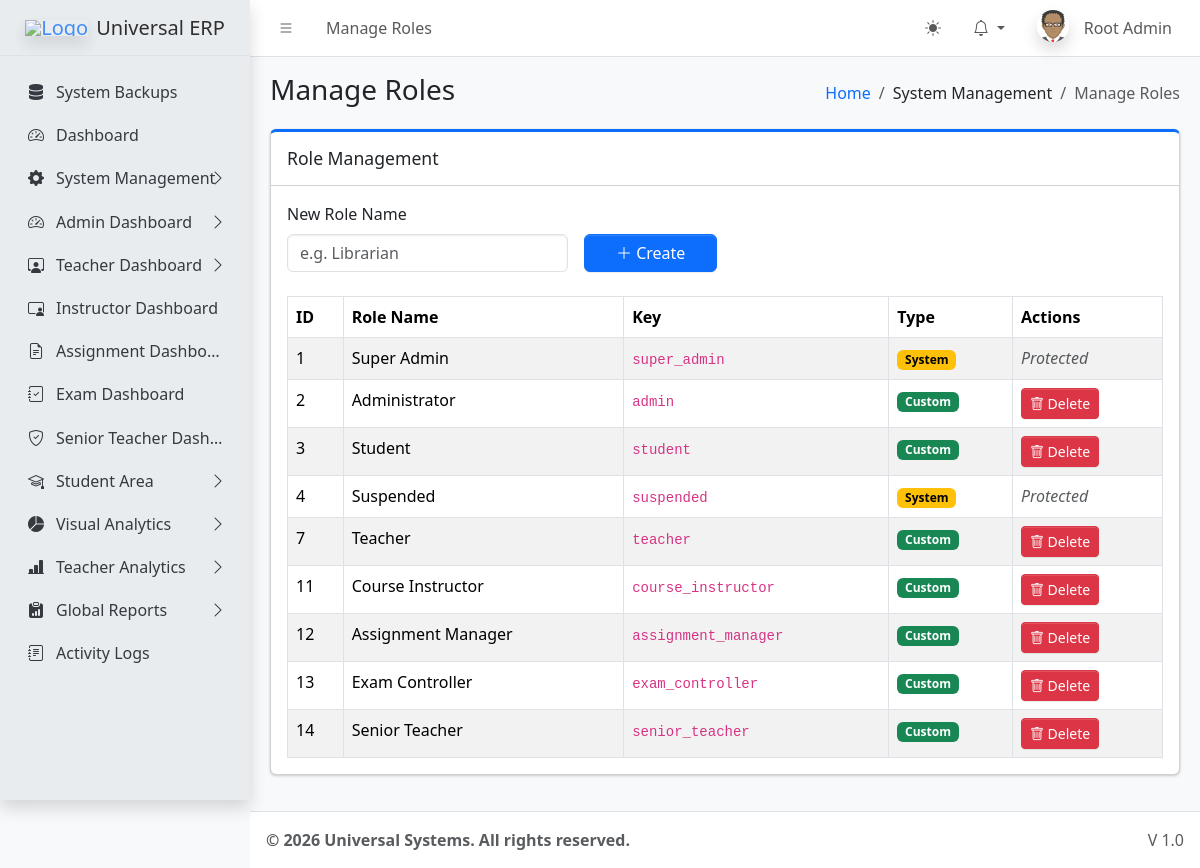
/dashboards/super_admin/manage_roles.php (signed in), run on the app's committed database.
### tables this page shows
CREATE TABLE `sys_pages` (
  `id` int(11) NOT NULL,
  `parent_id` int(11) DEFAULT 0,
  `page_name` varchar(100) NOT NULL,
  `page_url` varchar(255) DEFAULT '#',
  `icon_class` varchar(50) DEFAULT 'bi bi-circle',
  `sort_order` int(11) DEFAULT 0
);

CREATE TABLE `sys_roles` (
  `id` int(11) NOT NULL,
  `role_name` varchar(50) NOT NULL,
  `role_key` varchar(50) NOT NULL,
  `is_system_role` tinyint(1) DEFAULT 0 COMMENT '1=Cannot Delete'
);

### dashboards/super_admin/manage_roles.php (the view, shortened to what this page needs)
<?php
require_once '../../includes/header.php';
?>
<div class="card card-primary card-outline mb-4">
    <div class="card-header">
        <h3 class="card-title">Role Management</h3>
    </div>
    <div class="card-body">
        <form method="POST" class="row g-3 mb-4 align-items-end">
            <div class="col-md-4">
                <label class="form-label">New Role Name</label>
                <input type="text" name="role_name" class="form-control" required placeholder="e.g. Librarian">
            </div>
            <div class="col-md-2">
                <button type="submit" name="create_role" class="btn btn-primary w-100"><i class="bi bi-plus-lg"></i> Create</button>
            </div>
        </form>
        <table class="table table-bordered table-striped">
            <thead>
                <tr>
                    <th>ID</th>
                    <th>Role Name</th>
                    <th>Key</th>
                    <th>Type</th>
                    <th>Actions</th>
                </tr>
            </thead>
            <tbody>
                <?php
                $stmt = $pdo->query("SELECT * FROM sys_roles");
                while($row = $stmt->fetch()):
                    $badge = $row['is_system_role'] ? '<span class="badge text-bg-warning">System</span>' : '<span class="badge text-bg-success">Custom</span>';
                ?>
                <tr>
                    <td><?= $row['id'] ?></td>
                    <td><?= htmlspecialchars($row['role_name']) ?></td>
                    <td><code><?= $row['role_key'] ?></code></td>
                    <td><?= $badge ?></td>
                    <td>
                        <?php if(!$row['is_system_role']): ?>
                        <a href="?delete=<?= $row['id'] ?>" class="btn btn-sm btn-danger" onclick="return confirm('Users with this role will be suspended. Continue?')">
                            <i class="bi bi-trash"></i> Delete
                        </a>
                        <?php else: ?>
                            <span class="text-muted fst-italic">Protected</span>
                        <?php endif; ?>
                    </td>
                </tr>
                <?php endwhile; ?>
            </tbody>
        </table>
    </div>
</div>
<?php require_once '../../includes/footer.php'; ?>

### includes/header.php (shortened to what this page needs)
<?php
require_once __DIR__ . '/../core/session.php';
$settings = [];
$stmt = $pdo->query("SELECT * FROM system_settings");
while ($row = $stmt->fetch()) {
    $settings[$row['setting_key']] = $row['setting_value'];
}
$current_url = substr($_SERVER['SCRIPT_NAME'], strlen('/universal/'));
$pageStmt = $pdo->prepare("SELECT * FROM sys_pages WHERE page_url LIKE ? LIMIT 1");
$pageStmt->execute(["%$current_url%"]);
$currentPageData = $pageStmt->fetch();
$pageTitle = $currentPageData['page_name'] ?? 'Dashboard';
$pageId = $currentPageData['id'] ?? 0;
$breadcrumbs = [];
if ($currentPageData) {
    $crumbId = $currentPageData['id'];
    while($crumbId != 0) {
        $crumbStmt = $pdo->prepare("SELECT id, parent_id, page_name, page_url FROM sys_pages WHERE id = ?");
        $crumbStmt->execute([$crumbId]);
        $crumb = $crumbStmt->fetch();
        array_unshift($breadcrumbs, $crumb);
        $crumbId = $crumb['parent_id'];
    }
}
?>
<!DOCTYPE html>
<html lang="en"> <head>
    <link rel="stylesheet" href="<?= BASE_URL ?>assets/css/bootstrap.min.css" />
    <link rel="stylesheet" href="<?= BASE_URL ?>assets/css/bootstrap-icons.css" />
    <link rel="stylesheet" href="<?= BASE_URL ?>assets/css/adminlte.min.css" />
    <link rel="stylesheet" href="https://cdnjs.cloudflare.com/ajax/libs/font-awesome/6.4.2/css/all.min.css" />
</head>
<body class="layout-fixed sidebar-expand-lg bg-body-tertiary">
<div class="app-wrapper">
    <nav class="app-header navbar navbar-expand bg-body">
        <div class="container-fluid">
            <ul class="navbar-nav">
                <li class="nav-item"> <a class="nav-link" data-lte-toggle="sidebar" href="#" role="button"><i class="bi bi-list"></i></a> </li>
                <li class="nav-item d-none d-md-block"> <a href="#" class="nav-link"><?= $pageTitle ?></a> </li>
            </ul>
            <ul class="navbar-nav ms-auto">
                <li class="nav-item">
                    <button class="btn btn-link nav-link" id="theme-toggle" type="button">
                        <i class="bi bi-sun-fill" id="theme-icon"></i>
                    </button>
                </li>
                <li class="nav-item dropdown">
                    <a class="nav-link dropdown-toggle" data-bs-toggle="dropdown" href="#" aria-expanded="false">
                        <i class="bi bi-bell"></i>
                    </a>
                </li>
                <li class="nav-item dropdown user-menu">
                    <a href="#" class="nav-link dropdown-toggle" data-bs-toggle="dropdown">
                        <img src="<?= !empty($_SESSION['avatar']) ? $_SESSION['avatar'] : BASE_URL.'assets/img/avatar.png' ?>" class="user-image rounded-circle shadow" alt="User Image">
                        <span class="d-none d-md-inline ms-1"><?= htmlspecialchars($_SESSION['name']) ?></span>
                    </a>
                </li>
            </ul>
        </div>
    </nav>
    <?php include __DIR__ . '/sidebar.php'; ?>
    <main class="app-main">
        <div class="app-content-header">
            <div class="container-fluid">
                <div class="row">
                    <div class="col-sm-6"><h3 class="mb-0"><?= $pageTitle ?></h3></div>
                    <div class="col-sm-6">
                        <ol class="breadcrumb float-sm-end">
                            <li class="breadcrumb-item"><a href="<?= BASE_URL ?>">Home</a></li>
                            <?php foreach($breadcrumbs as $b): ?>
                                <li class="breadcrumb-item <?= ($b['id'] == $pageId) ? 'active' : '' ?>">
                                    <?= htmlspecialchars($b['page_name']) ?>
                                </li>
                            <?php endforeach; ?>
                        </ol>
                    </div>
                </div>
            </div>
        </div>
        <div class="app-content">
            <div class="container-fluid">

### includes/sidebar.php (shortened to what this page needs)
<aside class="app-sidebar bg-body-secondary shadow">
    <div class="sidebar-brand">
        <a href="<?= BASE_URL ?>index.php" class="brand-link">
            <img src="<?= $settings['system_logo'] ?>" alt="Logo" class="brand-image opacity-75 shadow">
            <span class="brand-text fw-light"><?= $settings['system_name'] ?></span>
        </a>
    </div>
    <div class="sidebar-wrapper">
        <nav class="mt-2">
            <ul class="nav sidebar-menu flex-column" data-lte-toggle="treeview" role="menu" data-accordion="false">
                <?php
                function buildMenu($pdo, $parentId = 0, $userRole, $currentUrl)
                {
                    $sql = "
                        SELECT p.* FROM sys_pages p
                        JOIN role_access ra ON p.id = ra.page_id
                        WHERE p.parent_id = ? AND ra.role_key = ?
                        ORDER BY p.sort_order ASC
                    ";
                    $stmt = $pdo->prepare($sql);
                    $stmt->execute([$parentId, $userRole]);
                    $items = $stmt->fetchAll();
                    foreach ($items as $item) {
                        $childStmt = $pdo->prepare("SELECT COUNT(*) FROM sys_pages WHERE parent_id = ?");
                        $childStmt->execute([$item['id']]);
                        $hasChildren = $childStmt->fetchColumn() > 0;
                        $isActive = (strpos($currentUrl, $item['page_url']) !== false && $item['page_url'] !== '#');
                        $menuOpen = $isActive ? 'menu-open' : '';
                        $activeClass = $isActive ? 'active' : '';
                        echo '<li class="nav-item ' . $menuOpen . '">';
                        echo '<a href="' . ($hasChildren ? '#' : BASE_URL . $item['page_url']) . '" class="nav-link ' . $activeClass . '">';
                        echo '<i class="nav-icon ' . $item['icon_class'] . '"></i>';
                        echo '<p>' . htmlspecialchars($item['page_name']);
                        if ($hasChildren) {
                            echo '<i class="nav-arrow bi bi-chevron-right"></i>';
                        }
                        echo '</p></a>';
                        if ($hasChildren) {
                            buildMenu($pdo, $item['id'], $userRole, $currentUrl);
                        }
                        echo '</li>';
                    }
                }
                $cur = substr($_SERVER['SCRIPT_NAME'], strlen('/universal/'));
                buildMenu($pdo, 0, $_SESSION['role'], $cur);
                ?>
            </ul>
        </nav>
    </div>
</aside>

### includes/header.php (style rules this page uses)
.user-image { width: 30px; height: 30px; object-fit: cover; }

### data on the page
sys_pages: page_name "Manage Roles"
sys_pages: page_name "System Backups"
sys_pages: page_name "Dashboard"
sys_pages: page_name "System Management"
sys_pages: page_name "Admin Dashboard"
sys_pages: page_name "Teacher Dashboard"
sys_pages: page_name "Instructor Dashboard"
sys_pages: page_name "Assignment Dashbo…"
sys_pages: page_name "Exam Dashboard"
sys_pages: page_name "Senior Teacher Dash…"
sys_pages: page_name "Student Area"
sys_pages: page_name "Visual Analytics"
sys_pages: page_name "Teacher Analytics"
sys_pages: page_name "Global Reports"
sys_pages: page_name "Activity Logs"
sys_roles: id "1", role_name "Super Admin", role_key "super_admin", is_system_role "System"
sys_roles: id "2", role_name "Administrator", role_key "admin", is_system_role "Custom"
sys_roles: id "3", role_name "Student", role_key "student", is_system_role "Custom"
sys_roles: id "4", role_name "Suspended", role_key "suspended", is_system_role "System"
sys_roles: id "7", role_name "Teacher", role_key "teacher", is_system_role "Custom"
sys_roles: id "11", role_name "Course Instructor", role_key "course_instructor", is_system_role "Custom"
sys_roles: id "12", role_name "Assignment Manager", role_key "assignment_manager", is_system_role "Custom"
sys_roles: id "13", role_name "Exam Controller", role_key "exam_controller", is_system_role "Custom"
sys_roles: id "14", role_name "Senior Teacher", role_key "senior_teacher", is_system_role "Custom"

### other printed values
$_SESSION['name'] "Root Admin"
$settings['system_name'] "Universal ERP"
$settings['footer_text'] "© 2026 Universal Systems. All rights reserved."
